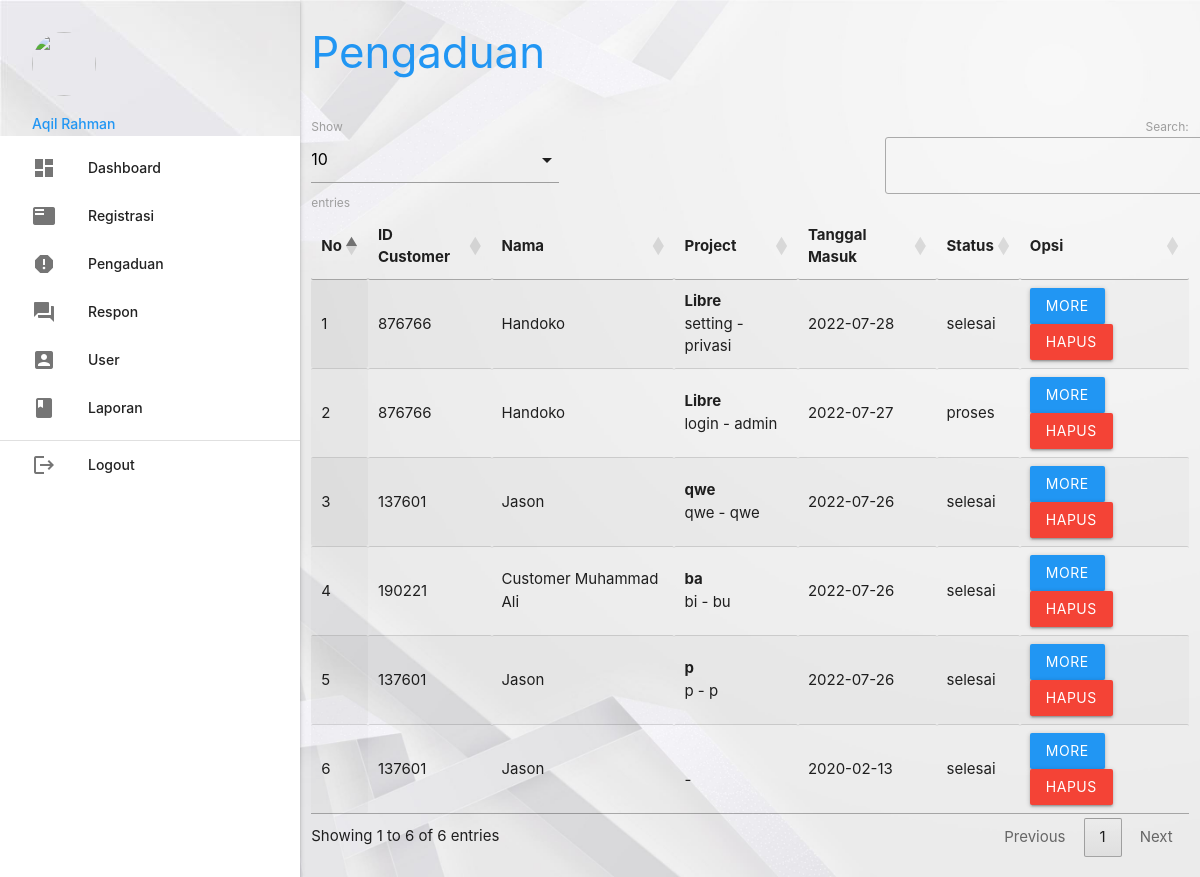
Screenshot of /customer_complaint/admin/index.php?p=pengaduan (signed in) with the database file from the repository.
### tables this page shows
CREATE TABLE `pengaduan` (
  `id_pengaduan` int(5) NOT NULL,
  `tgl_pengaduan` varchar(20) NOT NULL,
  `id_customer` varchar(6) NOT NULL,
  `project` varchar(100) NOT NULL,
  `fitur` varchar(100) NOT NULL,
  `subfitur` varchar(100) NOT NULL,
  `isi_laporan` text NOT NULL,
  `foto` varchar(255) NOT NULL,
  `status` enum('proses','selesai') NOT NULL
);

CREATE TABLE `customer` (
  `id_customer` varchar(6) NOT NULL,
  `nama` varchar(35) NOT NULL,
  `username` varchar(25) NOT NULL,
  `password` varchar(255) NOT NULL,
  `no_telepon` varchar(13) NOT NULL
);

### customer_complaint/admin/pengaduan.php (the view, shortened to what this page needs)
    <div class="row">
    	<div class="col s12 m9">
    		<h3 class="blue-text">Pengaduan</h3>
    	</div>
    </div>
    <table id="example" class="display responsive-table" style="width:100%">
    	<thead>
    		<tr>
    			<th>No</th>
    			<th>ID Customer</th>
    			<th>Nama</th>
    			<th>Project</th>
    			<th>Tanggal Masuk</th>
    			<th>Status</th>
    			<th>Opsi</th>
    		</tr>
    	</thead>
    	<tbody>
    		<?php
$no = 1;
$query = mysqli_query($koneksi, "SELECT * FROM pengaduan INNER JOIN customer ON pengaduan.id_customer=customer.id_customer ORDER BY pengaduan.id_pengaduan DESC");
while ($r = mysqli_fetch_assoc($query)) { ?>
    			<tr>
    				<td><?php echo $no++; ?></td>
    				<td><?php echo $r['id_customer']; ?></td>
    				<td><?php echo $r['nama']; ?></td>
    				<td>
    					<b><?php echo $r['project']; ?></b> <br>
    					<?php echo $r['fitur']; ?> -
    					<?php echo $r['subfitur']; ?>
    				</td>
    				<td><?php echo $r['tgl_pengaduan']; ?></td>
    				<td><?php echo $r['status']; ?></td>
    				<td><a class="btn modal-trigger blue" href="#more?id_pengaduan=<?php echo $r['id_pengaduan'] ?>">More</a> <a class="btn red" onclick="return confirm('Anda Yakin Ingin Menghapus Y/N')" href="index.php?p=pengaduan_hapus&id_pengaduan=<?php echo $r['id_pengaduan'] ?>">Hapus</a></td>
    			</tr>
    		<?php  }
?>
    	</tbody>
    </table>

### customer_complaint/admin/index.php (shortened to what this page needs)
<?php
include '../conn/koneksi.php';
?>
<!DOCTYPE html>
<html>
<head>
	<link type="text/css" rel="stylesheet" href="../css/materialize.min.css" media="screen,projection" />
	<link rel="stylesheet" href="https://cdnjs.cloudflare.com/ajax/libs/materialize/1.0.0/css/materialize.min.css">
	<link rel="stylesheet" type="text/css" href="https://cdn.datatables.net/1.10.19/css/jquery.dataTables.css">
</head>
<body style="background:url(../img/background.jpg); background-size: cover;">
	<div class="row">
		<div class="col s12 m3">
			<ul id="slide-out" class="sidenav sidenav-fixed">
				<li>
					<div class="user-view">
						<div class="background">
							<img src="../img/background.jpg">
						</div>
						<a href="#user"><img class="circle" src="https://w7.pngwing.com/pngs/304/275/png-transparent-user-profile-computer-icons-profile-miscellaneous-logo-monochrome.png"></a>
						<a href="#name"><span class="blue-text name"><?php echo ucwords($_SESSION['data']['nama_petugas']); ?> </a>
					</div>
				</li>
				<li><a href="index.php?p=dashboard"><i class="material-icons">dashboard</i>Dashboard</a></li>
				<li><a href="index.php?p=registrasi"><i class="material-icons">featured_play_list</i>Registrasi</a></li>
				<li><a href="index.php?p=pengaduan"><i class="material-icons">report</i>Pengaduan</a></li>
				<li><a href="index.php?p=respon"><i class="material-icons">question_answer</i>Respon</a></li>
				<li><a href="index.php?p=user"><i class="material-icons">account_box</i>User</a></li>
				<li><a href="index.php?p=laporan"><i class="material-icons">book</i>Laporan</a></li>
				<li>
					<div class="divider"></div>
				</li>
				<li><a class="waves-effect" href="../index.php?p=logout"><i class="material-icons">logout</i>Logout</a></li>
			</ul>
			<a href="#" data-target="slide-out" class="btn sidenav-trigger"><i class="material-icons">menu</i></a>
		</div>
		<div class="col s12 m9">
			<?php
			if (@$_GET['p'] == "") {
				include_once 'dashboard.php';
			} elseif (@$_GET['p'] == "dashboard") {
				include_once 'dashboard.php';
			} elseif (@$_GET['p'] == "registrasi") {
				include_once 'registrasi.php';
			} elseif (@$_GET['p'] == "regis_hapus") {
				$query = mysqli_query($koneksi, "DELETE FROM customer WHERE id_customer='" . $_GET['id_customer'] . "'");
				if ($query) {
					header('location:index.php?p=registrasi');
				}
			} elseif (@$_GET['p'] == "pengaduan") {
				include_once 'pengaduan.php';
			} elseif (@$_GET['p'] == "more") {
				include_once 'more.php';
			} elseif (@$_GET['p'] == "respon") {
				include_once 'respon.php';
			} elseif (@$_GET['p'] == "tanggapan_hapus") {
				$query = mysqli_query($koneksi, "DELETE FROM tanggapan WHERE id_tanggapan='" . $_GET['id_tanggapan'] . "'");
				if ($query) {
					header('location:index.php?p=respon');
				}
			} elseif (@$_GET['p'] == "user") {
				include_once 'user.php';
			} elseif (@$_GET['p'] == "user_input") {
				include_once 'user_input.php';
			} elseif (@$_GET['p'] == "user_edit") {
				include_once 'user_edit.php';
			} elseif (@$_GET['p'] == "user_hapus") {
				$query = mysqli_query($koneksi, "DELETE FROM petugas WHERE id_petugas='" . $_GET['id_petugas'] . "'");
				if ($query) {
					header('location:index.php?p=user');
				}
			} elseif (@$_GET['p'] == "laporan") {
				include_once 'laporan.php';
			}
			?>
		</div>
	</div>
</body>
</html>

### rows the page displays
pengaduan: id_customer.id_customer "876766", id_customer.nama "Handoko", project "Libre", fitur "setting", subfitur "privasi", tgl_pengaduan "2022-07-28", status "selesai"
pengaduan: id_customer.id_customer "876766", id_customer.nama "Handoko", project "Libre", fitur "login", subfitur "admin", tgl_pengaduan "2022-07-27", status "proses"
pengaduan: id_customer.id_customer "137601", id_customer.nama "Jason", project "qwe", fitur "qwe", subfitur "qwe", tgl_pengaduan "2022-07-26", status "selesai"
pengaduan: id_customer.id_customer "190221", id_customer.nama "Customer Muhammad Ali", project "ba", fitur "bi", subfitur "bu", tgl_pengaduan "2022-07-26", status "selesai"
pengaduan: id_customer.id_customer "137601", id_customer.nama "Jason", project "p", fitur "p", subfitur "p", tgl_pengaduan "2022-07-26", status "selesai"
pengaduan: id_customer.id_customer "137601", id_customer.nama "Jason", tgl_pengaduan "2020-02-13", status "selesai"

### other values shown
$_SESSION['data']['nama_petugas'] "Aqil Rahman"
